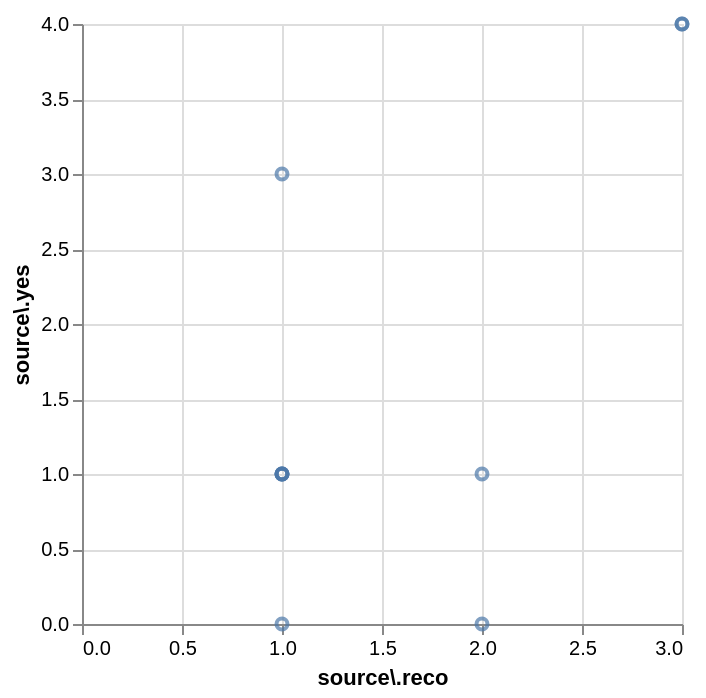

Express this chart as Vega-Lite.
### Vega-Lite specification from a JSON file in a GitHub repository (floating-point values rounded to 4 significant figures)
{"$schema": "https://vega.github.io/schema/vega-lite/v5.json", "data": {"values": {"hits": {"hits": [{"source.reco": 2, "source.yes": 1}, {"source.reco": 3, "source.yes": 4}, {"source.reco": 2, "source.yes": 0}, {"source.reco": 1, "source.yes": 3}, {"source.reco": 3, "source.yes": 4}, {"source.reco": 1, "source.yes": 1}, {"source.reco": 1, "source.yes": 1}, {"source.reco": 1, "source.yes": 1}, {"source.reco": 1, "source.yes": 0}, {"source.reco": 1, "source.yes": 1}]}}, "format": {"property": "hits.hits"}}, "mark": "point", "encoding": {"x": {"field": "source\\.reco", "type": "quantitative"}, "y": {"field": "source\\.yes", "type": "quantitative"}}}
